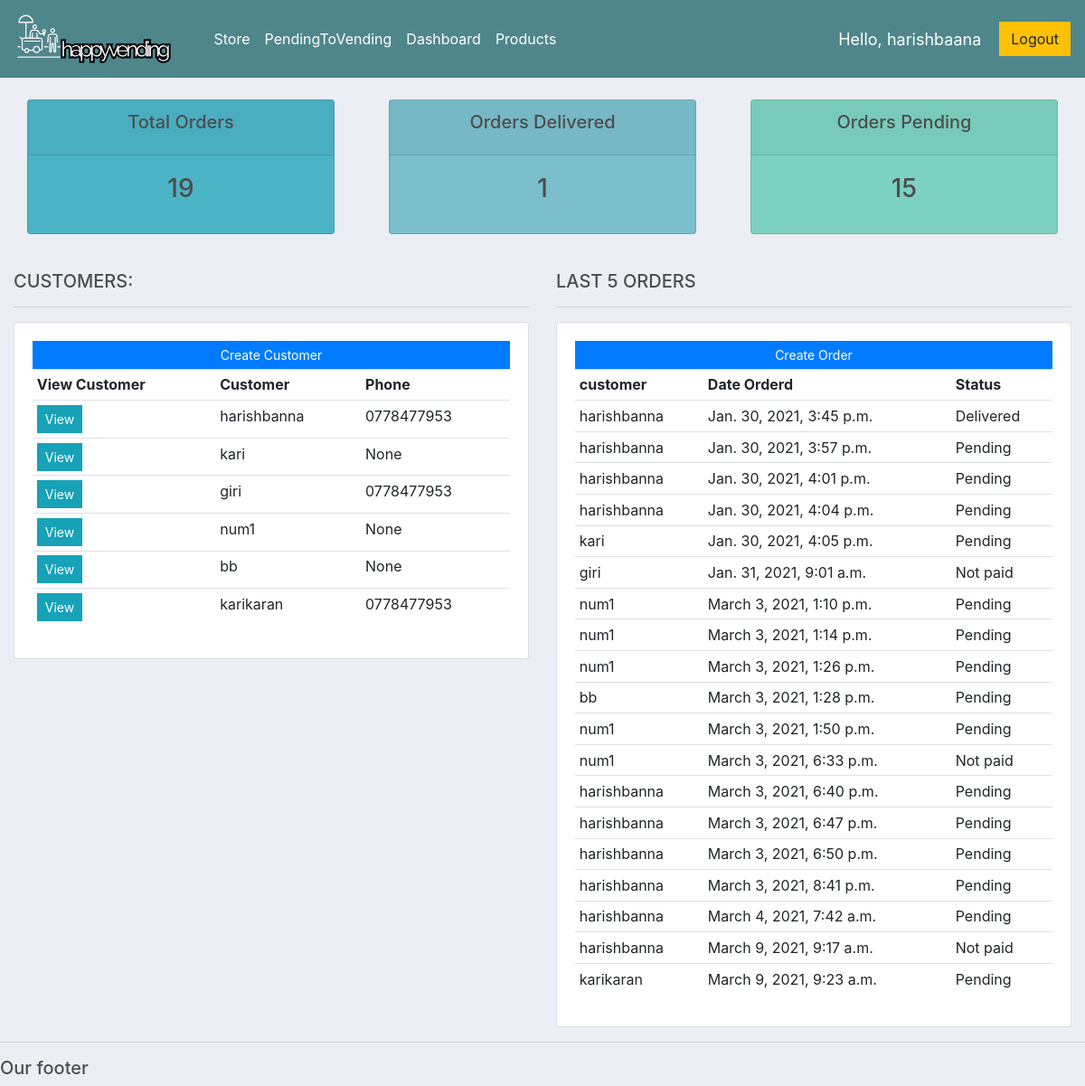
The page /account/home/ (signed in) on the database its author committed.
### store/models.py (models this page shows, shortened)
class Customer(models.Model):
	user = models.OneToOneField(User, null=True, blank=True, on_delete=models.CASCADE)
	name = models.CharField(max_length=200, null=True)
	email = models.CharField(max_length=200)
	phone = models.CharField(max_length=200, null=True)
	profile_pic= models.ImageField(default= "profile1.png"	,null=True,blank=True)
	def __str__(self):
		return self.name

class Order(models.Model):
	STATUS = (
			('Not paid', 'Not paid'),
			('Pending', 'Pending'),
			('Delivered', 'Delivered'),
			)
	customer = models.ForeignKey(Customer, on_delete=models.SET_NULL, null=True, blank=True)
	date_ordered = models.DateTimeField(auto_now_add=True)
	complete = models.BooleanField(default=False)
	paidAmount = models.IntegerField(default=0, null=True, blank=True)
	transaction_id = models.CharField(max_length=100, null=True)
	status = models.CharField(default='Not paid',max_length=200, null=True, choices=STATUS)

### account/decorators.py (the view)
	def wrapper_function(request, *args, **kwargs):
		group = None
		if request.user.groups.exists():
			group = request.user.groups.all()[0].name
		if group == 'customer':
			return redirect('user-page')
		if group == 'admin':
			return view_func(request, *args, **kwargs)

### account/views.py (called while the page is built)
@login_required(login_url='login')
@admin_only
def home(request):
	orders = Order.objects.all()
	customers = Customer.objects.all()
	total_customers = customers.count()
	total_orders = orders.count()
	delivered = orders.filter(status='Delivered').count()
	pending = orders.filter(status='Pending').count()
	context = {'orders':orders, 'customers':customers,
	'total_orders':total_orders,'delivered':delivered,
	'pending':pending }
	return render(request, 'account/dashboard.html', context)

### store/templates/account/dashboard.html
{%  extends 'account/main.html' %}
{% block content %}
{%  include 'account/status.html' %}
<br>
<div class="row">
	<div class="col-md-6">
		<h5>CUSTOMERS:</h5>
		<hr>
		<div class="card card-body">
			<a class="btn btn-primary  btn-sm btn-block" href="">Create Customer</a>
			<table class="table table-sm">
				<tr>
					<th>View Customer </th>
					<th>Customer</th>
					<th>Phone</th>
				</tr>
				{% for customer in customers %}
					<tr>
						<td><a class="btn btn-sm btn-info" href="{% url 'customer' customer.id %}">View</a></td>
						<td>{{customer.name}}</td>
						<td>{{customer.phone}}</td>
					</tr>
				{% endfor %}
			</table>
		</div>
	</div>
	<div class="col-md-6">
		<h5>LAST 5 ORDERS</h5>
		<hr>
		<div class="card card-body">
			<a class="btn btn-primary  btn-sm btn-block" href="">Create Order</a>
			<table class="table table-sm">
				<tr>
					<th>customer</th>
					<th>Date Orderd</th>
					<th>Status</th>
				</tr>
				{% for order in orders %}
					<tr>
						<td>{{order.customer}}</td>
						<td>{{order.date_ordered}}</td>
						<td>{{order.status}}</td>
					</tr>
				{% endfor %}
			</table>
		</div>
	</div>
</div>
{% endblock %}

### store/templates/account/navbar.html (shortened to what this page needs)
{% load static %}
<nav class="navbar navbar-expand-lg navbar-dark bg-dark">
  <a class="navbar-brand" href="{% url 'store' %}"><img style="height: 60px" src="{% static 'images/logo.png' %}" alt="Giri"></a>
  <div class="collapse navbar-collapse" id="navbarNav">
    <ul class="navbar-nav" style=" position: relative;
    left: 20px">
    {% if request.user.is_staff %}
    <li class="nav-item active">
          <a class="nav-link" href="{% url 'store' %}">Store <span class="sr-only">(current)</span></a>
        </li>
        <li class="nav-item active">
            <a class="nav-link" href="{% url 'process_QR' %}">PendingToVending<span class="sr-only">(current)</span></a>
          </li>
      <li class="nav-item active">
          <a class="nav-link" href="{% url 'home' %}">Dashboard</a>
      </li>
      <li class="nav-item active">
       <a class="nav-link" href="{% url 'products' %}">Products</a>
      </li>
      {% endif %}
    </ul>
  </div>
   <span class="hello-msg">Hello, {{request.user}}</span>
  <span ><a  class="btn btn-warning" href="{% url 'logout' %}">Logout</a></span>
</nav>

### static/css/main.css (style rules this page uses)
h1,h2,h3,h4,h5,h6 { color:hsl(0, 0%, 30%); }
.bg-dark { background-color: #4f868c!important; }
.btn { border-radius: 0; }

### static/css/main2.css (style rules this page uses)
body { background-color: #ebeff5; }

### store/templates/account/navbar.html (style rules this page uses)
.hello-msg { font-size: 18px; color: #fff; margin-right: 20px; }

### rows shown on the page
Customer: name "harishbanna", phone "0778477953"
Customer: name "kari", phone "None"
Customer: name "giri", phone "0778477953"
Customer: name "num1", phone "None"
Customer: name "bb", phone "None"
Customer: name "karikaran", phone "0778477953"
Order: customer "harishbanna", date_ordered "Jan. 30, 2021, 3:45 p.m.", status "Delivered"
Order: customer "harishbanna", date_ordered "Jan. 30, 2021, 3:57 p.m.", status "Pending"
Order: customer "harishbanna", date_ordered "Jan. 30, 2021, 4:01 p.m.", status "Pending"
Order: customer "harishbanna", date_ordered "Jan. 30, 2021, 4:04 p.m.", status "Pending"
Order: customer "kari", date_ordered "Jan. 30, 2021, 4:05 p.m.", status "Pending"
Order: customer "giri", date_ordered "Jan. 31, 2021, 9:01 a.m.", status "Not paid"
Order: customer "num1", date_ordered "March 3, 2021, 1:10 p.m.", status "Pending"
Order: customer "num1", date_ordered "March 3, 2021, 1:14 p.m.", status "Pending"
Order: customer "num1", date_ordered "March 3, 2021, 1:26 p.m.", status "Pending"
Order: customer "bb", date_ordered "March 3, 2021, 1:28 p.m.", status "Pending"
Order: customer "num1", date_ordered "March 3, 2021, 1:50 p.m.", status "Pending"
Order: customer "num1", date_ordered "March 3, 2021, 6:33 p.m.", status "Not paid"
Order: customer "harishbanna", date_ordered "March 3, 2021, 6:40 p.m.", status "Pending"
Order: customer "harishbanna", date_ordered "March 3, 2021, 6:47 p.m.", status "Pending"
Order: customer "harishbanna", date_ordered "March 3, 2021, 6:50 p.m.", status "Pending"
Order: customer "harishbanna", date_ordered "March 3, 2021, 8:41 p.m.", status "Pending"
Order: customer "harishbanna", date_ordered "March 4, 2021, 7:42 a.m.", status "Pending"
Order: customer "harishbanna", date_ordered "March 9, 2021, 9:17 a.m.", status "Not paid"
Order: customer "karikaran", date_ordered "March 9, 2021, 9:23 a.m.", status "Pending"

### other values the page prints
{{ request.user }} "harishbaana"
{{ total_orders }} "19"
{{ delivered }} "1"
{{ pending }} "15"
